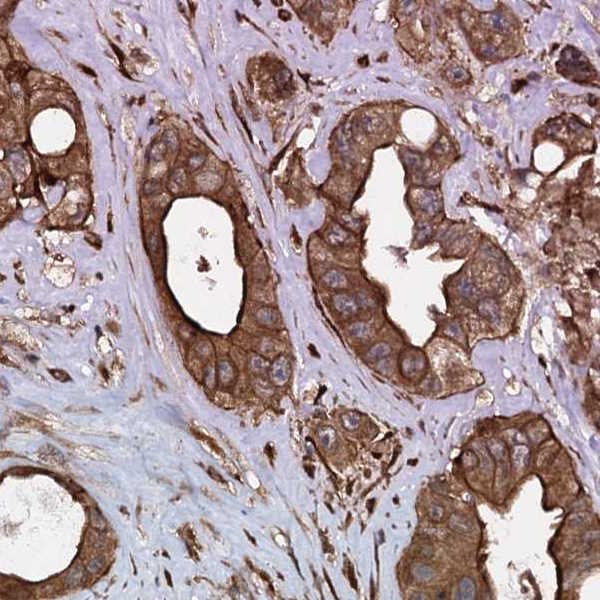
#> input picture images/tma.jpg, 600 x 600 px
$ jupyter execute biomedia_seg_05_superpixels.ipynb   (shell and % lines are left out)
#> lines starting #> are read from the running program, lines starting #| are printed output that depends on the picture
<div class="alert alert-block alert-info">
Visit the <a href="https://github.com/engs1258/biomedical-image-analysis-notebooks/wiki">wiki</a> pages to find some additional documentation and instructions on how view an interactive verson of these notebooks using binder.</div>

---


[cell 1]
import math
import numpy as np
import matplotlib.pyplot as plt


from skimage import io
from skimage.segmentation import slic
from skimage.segmentation import mark_boundaries

## Partition the image into superpixels

[cell 2]
image = io.imread("../images/tma.jpg")
#> image is the input picture: shape (600, 600, 3); mean R, G, B 170.6, 150.8, 154.7
rows, cols, depth = image.shape
#> rows = 600; cols = 600; depth = 3
print(rows)
#| 600
print(cols)
#| 600
print(depth)
#| 3

[cell 3]
fig, ax = plt.subplots(figsize=(8, 8))
plt.imshow(image)

[cell 4]
segments_slic_0 = slic(image, n_segments=200, compactness=5, sigma=.5)
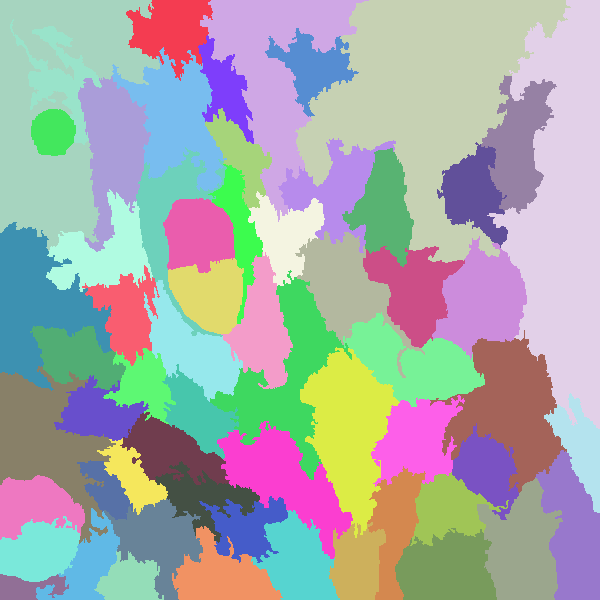
#> segments_slic_0: shape (600, 600) int64; 61 distinct labels, from 1 to 61; one colour per label, 0 black
segments_slic_1 = slic(image, n_segments=200, compactness=30, sigma=.5)
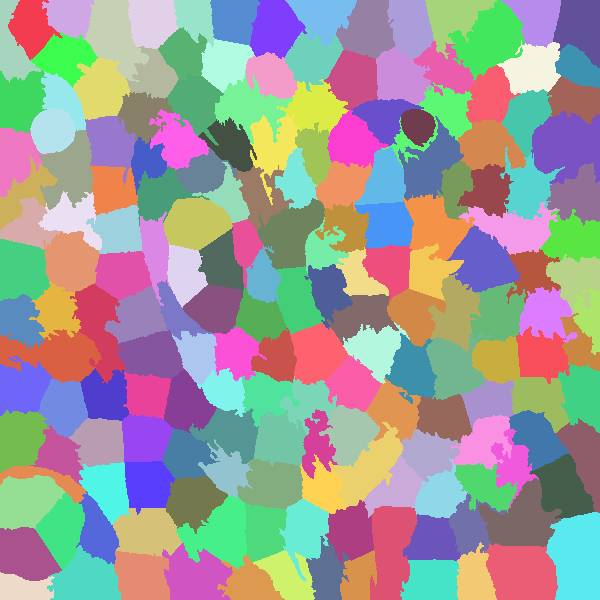
#> segments_slic_1: shape (600, 600) int64; 182 distinct labels, from 1 to 182; one colour per label, 0 black
segments_slic_2 = slic(image, n_segments=200, compactness=400, sigma=.5)
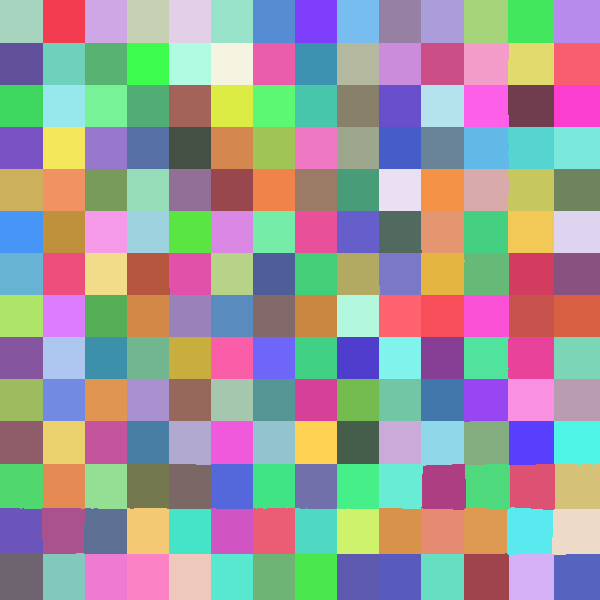
#> segments_slic_2: shape (600, 600) int64; 196 distinct labels, from 1 to 196; one colour per label, 0 black
print(np.amax(segments_slic_0))
#| 61
print(np.amax(segments_slic_1))
#| 182
print(np.amax(segments_slic_2))
#| 196

Notice what happens when the compactness of the superpixels is slow (left image).

[cell 5]
fig, ax = plt.subplots(figsize=(16, 16))
plt.subplot(1,3,1).set_axis_off()
plt.imshow(mark_boundaries(image, segments_slic_0))
plt.subplot(1,3,2).set_axis_off()
plt.imshow(mark_boundaries(image, segments_slic_1))
plt.subplot(1,3,3).set_axis_off()
plt.imshow(mark_boundaries(image, segments_slic_2))
plt.show()
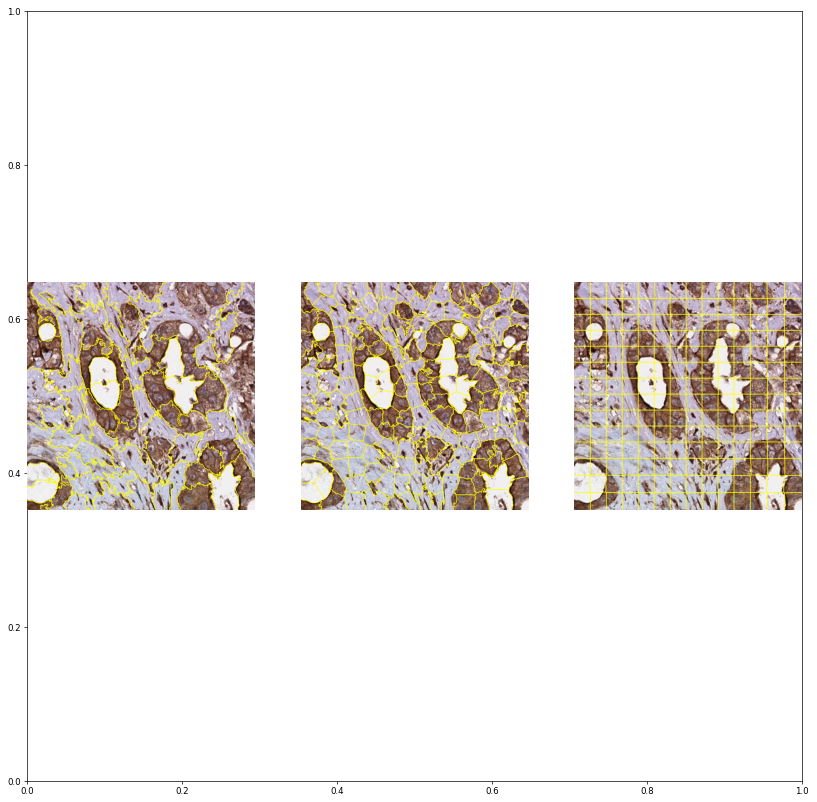
#> figure drawn by matplotlib, 3 panels
